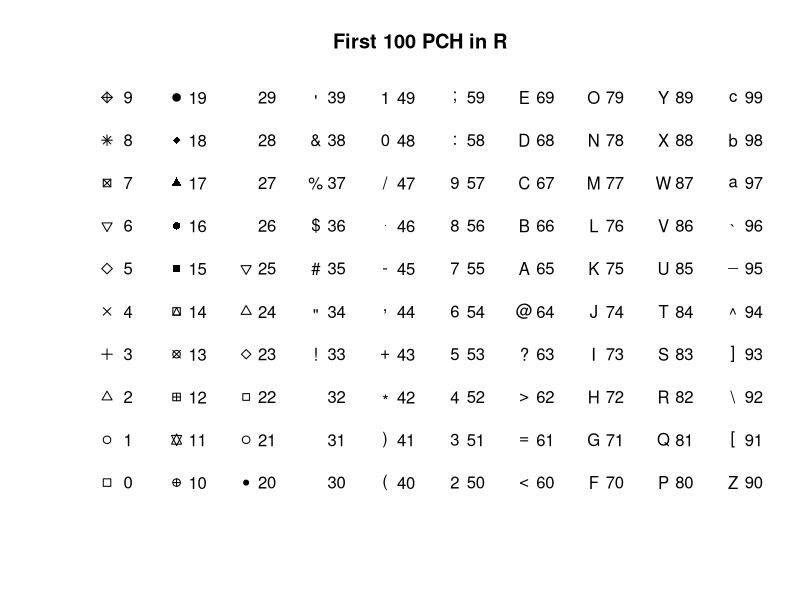

This chart was generated by the following R code:
# script to plot built-in PCH in R
# script will plot all of them and add number

# initial plot
# using floor of sequence value of x, and modulo value for y
plot(x=floor(seq(0,99,1)/10),
     y=seq(0,99,1) %% 10,
     pch=seq(0,99,1),
     xlab='', # no x label
     xaxt='n', # no x axis
     ylab='', # no y label
     yaxt='n', # no y axis
     main='First 100 PCH in R', # title
     bty='n' # no border box
     )

par(xpd=T) # allow adding text outside of the plot border

text(x=floor(seq(0,99,1)/10)+0.3, # x offset location by 0.3
     y=seq(0,99,1) %% 10, # same y location as plot
     labels=seq(0,99,1) # numbers as labels
     )